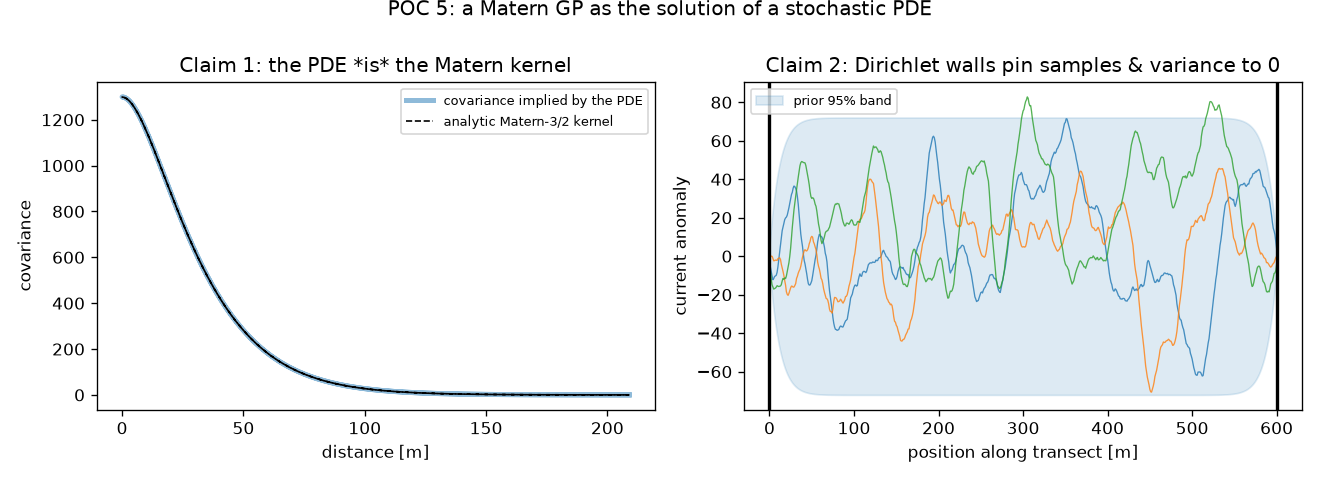

Recreate this plot in Python.
# /// script
# requires-python = ">=3.10"
# dependencies = ["numpy", "matplotlib"]
# ///
"""POC 5 — The GP <-> SPDE duality: physics and boundary conditions for free.

references/06 and 07 explain the deep idea: a Matern-kernel GP is not just
*like* a physical field -- it IS the stationary solution of a stochastic PDE:

    (kappa^2 - Laplacian) f(s) = white noise           (1-D, Matern nu=3/2)

That buys two things you cannot get from a kernel formula alone:

  1. PHYSICS: discretise the differential operator instead of building a dense
     covariance matrix.  The resulting precision (inverse covariance) matrix
     is SPARSE and banded => O(n) inference over a spatial field (e.g. an
     ocean-current map).  Swap the operator (add advection, vary kappa in
     space) and the GP's assumed physics changes with it.

  2. BOUNDARY CONDITIONS: the PDE needs boundary conditions anyway, so you
     state them directly -- e.g. Dirichlet "current is zero at the harbour
     wall".  A plain kernel GP has no vocabulary for this at all.

This POC discretises the operator with finite differences on a 1-D transect,
then verifies both claims numerically.

Run:  uv run poc_05_spde_boundaries.py
"""
import numpy as np
import matplotlib

matplotlib.use("Agg")
import matplotlib.pyplot as plt

rng = np.random.default_rng(5)

# --- 1. The GP we want: Matern-3/2, lengthscale ELL, on a 1-D transect.
#     The SPDE parameter kappa maps to the kernel lengthscale as
#     kappa = sqrt(2*nu)/ell = sqrt(3)/ell, and the marginal variance of the
#     unit-noise SPDE in 1-D is sigma^2 = 1/(4*kappa^3)  (standard identities
#     from the Lindgren/Rue SPDE literature, see references/06).
ELL = 30.0                       # metres
KAPPA = np.sqrt(3.0) / ELL
SIGMA2 = 1.0 / (4.0 * KAPPA**3)  # implied marginal variance (we'll verify it)

# --- 2. Discretise the operator (kappa^2 - Laplacian) on a grid.
#     D2 is the standard second-difference Laplacian.  Truncating it at the
#     grid ends implicitly imposes DIRICHLET f=0 outside the domain -- that
#     truncation IS the boundary condition (claim 2 uses this on purpose).
L_DOM, N = 600.0, 601            # 600 m transect, 1 m spacing
x = np.linspace(0.0, L_DOM, N)
h = x[1] - x[0]
D2 = (np.diag(np.full(N - 1, 1.0), -1) - 2.0 * np.eye(N)
      + np.diag(np.full(N - 1, 1.0), 1)) / h**2
A = KAPPA**2 * np.eye(N) - D2    # the discretised differential operator

# The SPDE says A f = w with w discrete white noise, Cov(w) = (1/h) I.
# So   Cov(f) = (1/h) A^-1 A^-T   and   Precision(f) = h A^T A.
# A is tridiagonal => the precision is PENTADIAGONAL (sparse!).  Here we use
# dense numpy for clarity; a real implementation uses a sparse Cholesky.
Q = h * (A.T @ A)
print(f"precision sparsity: {np.mean(np.abs(Q) > 1e-12)*100:.1f}% non-zero "
      f"(banded) vs 100% for a dense kernel covariance")

# --- 3. CLAIM 1: the covariance implied by the PDE equals the Matern kernel.
#     Take one column of Cov(f) at the domain centre (far from boundaries)
#     and overlay the analytic Matern-3/2 formula. No kernel was ever coded --
#     the physics (the operator) generated it.
mid = N // 2
cov_mid = np.linalg.solve(Q, np.eye(N)[:, mid])        # one covariance column
r = np.abs(x - x[mid])
matern = SIGMA2 * (1.0 + KAPPA * r) * np.exp(-KAPPA * r)
interior = r < L_DOM / 2 - 3 * ELL                     # avoid boundary zone
err = np.max(np.abs(cov_mid[interior] - matern[interior])) / SIGMA2
print(f"max relative mismatch, SPDE covariance vs analytic Matern-3/2: {err:.1%}")

# --- 4. CLAIM 2: boundary conditions shape the GP.  With Dirichlet walls the
#     marginal std must fall to 0 at the ends -- "the current is pinned at the
#     harbour wall" -- and every prior sample must respect that.
marg_std = np.sqrt(np.diag(np.linalg.inv(Q)))
Lc = np.linalg.cholesky(Q)                              # sample: solve L^T f = z
samples = np.linalg.solve(Lc.T, rng.normal(size=(N, 3)))
print(f"marginal std: centre {marg_std[mid]:.2f} (analytic {np.sqrt(SIGMA2):.2f}), "
      f"at wall {marg_std[1]:.2f}  -> pinned by the boundary condition")

# --- 5. Plot both claims side by side.
fig, (ax1, ax2) = plt.subplots(1, 2, figsize=(11, 4))
ax1.plot(r[interior], cov_mid[interior], "C0", lw=3, alpha=0.5,
         label="covariance implied by the PDE")
ax1.plot(r[interior], matern[interior], "k--", lw=1,
         label="analytic Matern-3/2 kernel")
ax1.set(xlabel="distance [m]", ylabel="covariance",
        title="Claim 1: the PDE *is* the Matern kernel")
ax1.legend(fontsize=8)

ax2.plot(x, samples, lw=0.8, alpha=0.8)
ax2.fill_between(x, -2 * marg_std, 2 * marg_std, color="C0", alpha=0.15,
                 label="prior 95% band")
ax2.axvline(0, color="k", lw=2); ax2.axvline(L_DOM, color="k", lw=2)
ax2.set(xlabel="position along transect [m]", ylabel="current anomaly",
        title="Claim 2: Dirichlet walls pin samples & variance to 0")
ax2.legend(fontsize=8)
fig.suptitle("POC 5: a Matern GP as the solution of a stochastic PDE", y=1.0)
fig.tight_layout()
fig.savefig("poc_05_spde_boundaries.png", dpi=120)
print("saved poc_05_spde_boundaries.png")
